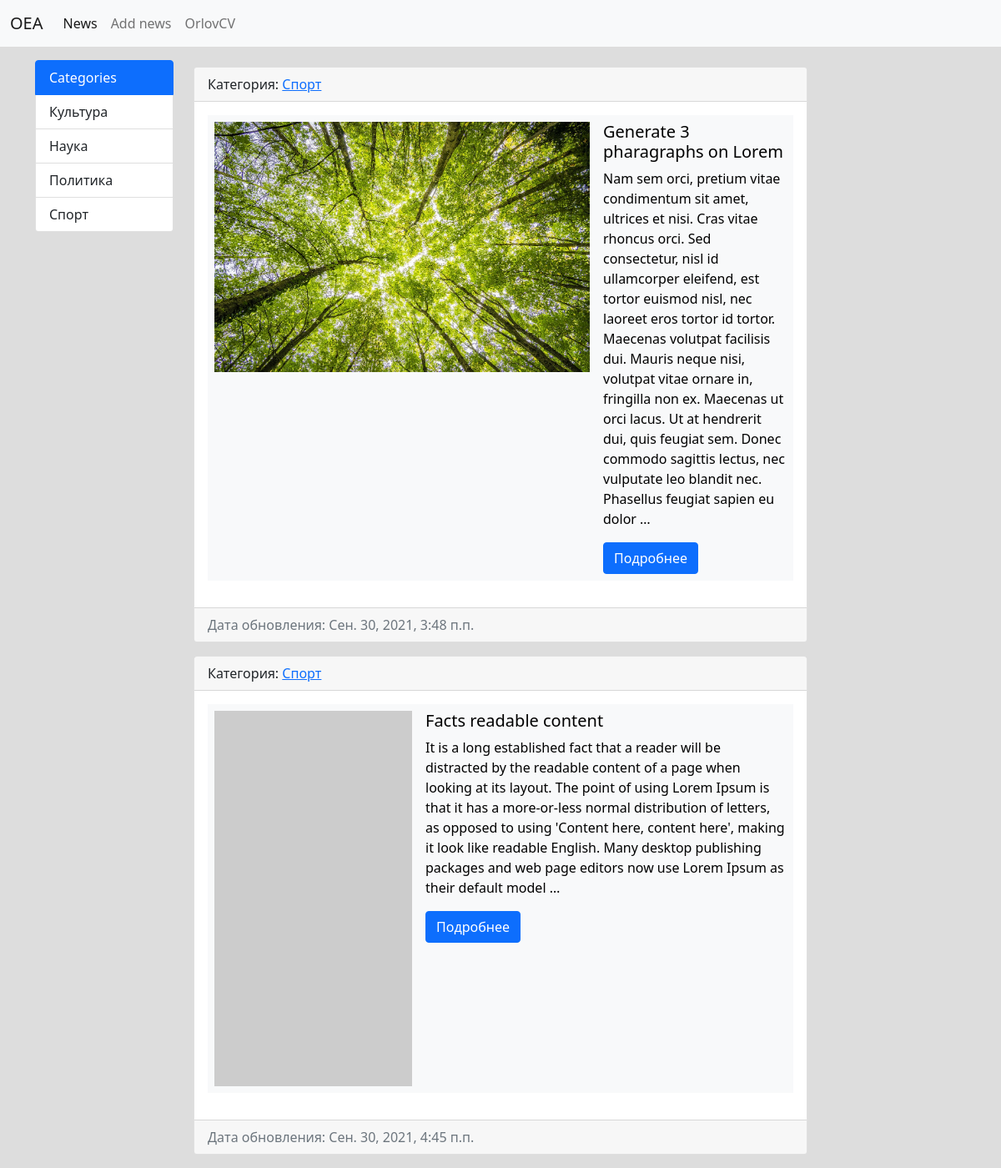
The app's page /category/2/ with its own data.
### news/models.py (models this page shows, shortened)
class Category(models.Model):
    title = models.CharField(max_length=150, db_index=True, verbose_name='Категория')
    def get_absolute_url(self):
        return reverse('cat', kwargs={'category_id': self.pk})
    def __str__(self):
        return self.title
    class Meta:
        verbose_name = 'Категория'
        verbose_name_plural = 'Категории'
        ordering = ['title']

class News(models.Model):
    title = models.CharField(max_length=150, verbose_name='Название') #Created field text
    content = models.TextField(blank=True, verbose_name='Контент') #Created field discription news, blank=True it's mean field can be empty
    creat_at = models.DateTimeField(auto_now_add=True, verbose_name='Дата публикации') #Created fied date-time when news added o site and after not changed
    update_at = models.DateTimeField(auto_now=True, verbose_name='Дата обновления') #Created field date-time when news updates and writing new date-time
    photo = models.ImageField(upload_to='photos/%Y/%m/%d/', verbose_name='Фото', blank=True) #Created field sorted by Year, month, day
    published = models.BooleanField(default=True, verbose_name='Статус') #Created filed true or false
    category = models.ForeignKey('Category', on_delete=models.PROTECT, null=True, verbose_name='Категория')
    def get_absolute_url(self):
        return reverse('view_news', kwargs={'news_id': self.pk})
    class Meta:
        verbose_name = "Новость" #Вербовка имени единственного числа
        verbose_name_plural = 'Новости' #Вербовка имени множественного числа
        ordering = ['-creat_at', 'title'] #Сортировка сначала по дате если одинаковы то по title

### news/views.py (the view)
# urls.py: path('category/<int:category_id>/', get_category, name='cat'),
def get_category(request, category_id):
    news = News.objects.filter(category_id=category_id)
    category = Category.objects.get(pk=category_id)
    return render(request, 'news/category.html', {'news': news, 'category':category})

### news/templatetags/news_tags.py (called while the page is built)
@register.simple_tag(name='get_categories')
def get_categories():
    return Category.objects.all()

@register.inclusion_tag('news/list_categories.html')
def show_categories():
    categories = Category.objects.all()
    return {'categories': categories}

### news/templates/news/category.html (shortened to what this page needs)
{% extends 'base.html' %}
{% block sidebar %}
{% include 'inc/_sidebar.html' %}
{% endblock %}
{% block content %}
<div class="col-md-8">
            {% for i in news %}
                <div class="card mb-3">
                    <div class="card-header">
                        Категория: <a href="{% url 'cat' i.category.pk %}">{{ i.category }}<a>
                    </div>
                    <div class="card-body">
                        <div class="media">
                            <table class="table table-borderless table-light">
                                <tr>
                                    <td>
                                    {% if i.photo %}
                                        <img src="{{ i.photo.url }}" alt="No photo" width="450" class="mr-3" >
                                    {% else %}
                                        <img src="https://picsum.photos/id/237/450/350" alt="No photo" class="mr-3">
                                    {% endif %}
                                    </td>
                                    <td>
                                    <div class="media-body">
                                        <h5 class="card-title">{{ i.title }}</h5>
                                        <p class="card-text">{{ i.content|truncatewords:70 }}</p>
                                        <a href="{{ i.get_absolute_url }}" class="btn btn-primary">Подробнее</a>
                                    </div>
                                    </td>
                                </tr>
                            </table>
                        </div>
                    </div>
                    <div class="card-footer text-muted">
                        Дата обновления: {{ i.update_at }}
                    </div>
                </div>
            {% endfor %}
        </div>
{% endblock %}

### templates/base.html (shortened to what this page needs)
{% load static %}
<!doctype html>
<html lang="en">
<head>
  <link href="https://cdn.jsdelivr.net/npm/bootstrap@5.1.1/dist/css/bootstrap.min.css" rel="stylesheet">
  <link rel="stylesheet" href="{% static 'css/style.css' %}">
</head>
<body>
{% include 'inc/_nav.html' %}
<div class="container mt-3">
    <div class="row">
        <div class="col-md-2">
            {% block sidebar %}{% endblock %}
        </div>
        {% block content %}{% endblock %}
    </div>
</div>
</body>
</html>

### templates/inc/_nav.html (shortened to what this page needs)
<nav class="navbar navbar-expand-lg navbar-light bg-light">
  <div class="container-fluid">
    <a class="navbar-brand" href="{% url 'home' %}">OEA</a>
    <div class="collapse navbar-collapse" id="navbarSupportedContent">
      <ul class="navbar-nav me-auto mb-2 mb-lg-0">
        <li class="nav-item">
          <a class="nav-link active" aria-current="page" href="{% url 'home' %}">News</a>
        </li>
        <li class="nav-item">
          <a class="nav-link" href="{% url 'add_news' %}">Add news</a>
        </li>
        <li class="nav-item">
          <a class="nav-link" href="{% url 'mycv' %}">OrlovCV</a>
        </li>
      </ul>
    </div>
  </div>
</nav>

### templates/inc/_sidebar.html
{% load news_tags %}
<div class="list-group">
    {% get_categories as categories %}
    <a href="#" class="list-group-item list-group-item active" aria-current="true">Categories</a>
    {% for i in categories %}
    <a href="{% url 'cat' i.pk %}" class="list-group-item list-group-item-action">{{ i.title }}</a>
    {% endfor %}
</div>
<br>

### djangosite/static/css/style.css (style rules this page uses)
body { background-color: #dddddd; }

### records on screen
Category: title "Культура"
Category: title "Наука"
Category: title "Политика"
Category: title "Спорт"
News: category "Спорт", photo (picture), title "Generate 3 pharagraphs on Lorem", content "Nam sem orci, pretium vitae condimentum sit amet, ultrices et nisi. Cras vitae rhoncus orci. Sed consectetur, nisl id ullamcorper eleifend, est tortor euismod nisl, nec laoreet eros tortor id tortor. Maecenas volutpat facilisis dui. Mauris neque nisi, volutpat vitae ornare in, fringilla non ex. Maecenas ut orci lacus. Ut at hendrerit dui, quis feugiat sem. Donec commodo sagittis lectus, nec vulputate leo blandit nec. Phasellus feugiat sapien eu dolor …", update_at "Сен. 30, 2021, 3:48 п.п."
News: category "Спорт", title "Facts readable content", content "It is a long established fact that a reader will be distracted by the readable content of a page when looking at its layout. The point of using Lorem Ipsum is that it has a more-or-less normal distribution of letters, as opposed to using 'Content here, content here', making it look like readable English. Many desktop publishing packages and web page editors now use Lorem Ipsum as their default model …", update_at "Сен. 30, 2021, 4:45 п.п."
